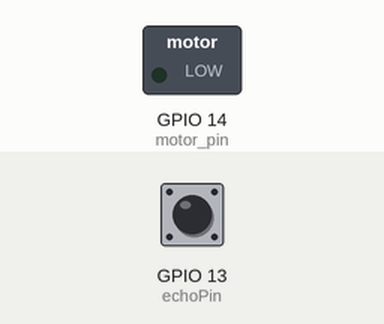
The sketch below on a simulated ESP8266 (NodeMCU). On the bench: switched loads named in the sketch (green lamp = pin HIGH). The test bench sets the inputs (shaded band); at power-on: GPIO 13 (echoPin) LOW.

Above: at 1.2 s.
1.3 s: GPIO 13 (echoPin) pulsed HIGH 2 times (0.12 s each, 0.3 s apart)
At 9.9 s:
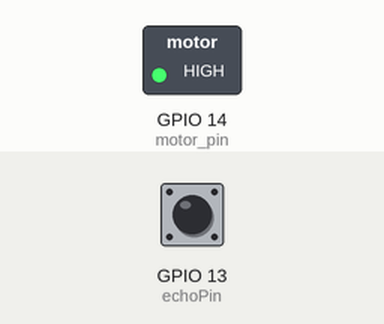
Timing chart, 0 to 20.2 s (numbered marks = the images above; inputs shaded):
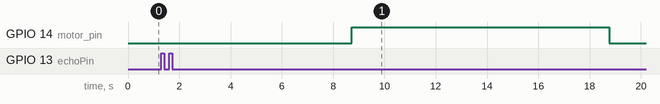

Measured:
- after the input at 1.3 s, GPIO 14 (motor_pin): LOW → HIGH after 7.4 s, → LOW 10.1 s later

The sketch:

esp.ino
```cpp
#include <ESP8266WiFi.h>
#include <ESP8266WebServer.h>

// define pin for ultrasonic sensor
#define motor_pin 14 //D5
#define trigPin  12 //D6
#define echoPin  13 //D7


// decleration variable for PID contorol
int Ki = 0.7;
int Kd = 5;
int Kp = 20;
float Setpoint = 20;
float Height_1;
float Error ;
float I_Error ;
float D_Error ;
float Last_error ;
unsigned long Time ;
unsigned long Last_time = 0;
unsigned long Delta_time;
unsigned output;

const char* ssid = "PID_Contoroler" ;  // Enter SSID here
const char* password = "123456789" ;  //Enter Password here


/* Put IP Address details */
IPAddress local_ip(192,168,4,1);
IPAddress gateway(192,168,4,1);
IPAddress subnet(255,255,255,0);

ESP8266WebServer server(80);

void setup() {
//  Serial.begin(115200);
//  Serial.print("Setting soft-AP ... ");
  WiFi.mode(WIFI_AP);
  WiFi.softAPConfig(local_ip, gateway, subnet);
  WiFi.softAP(ssid, password);

  server.on("/", handle_OnConnect);
  server.begin();
//  Serial.println("HTTP server started");
}
void loop() {
   Height_1 = Height(trigPin,echoPin);
   Error = Setpoint - Height_1;
   output = PID(Error);
   analogWrite(motor_pin,output);
   delay(50);
   server.handleClient();

}
```

Pid_function.ino
```cpp
unsigned PID(float error){
  Time = millis();
  Delta_time = Time - Last_time;
  I_Error += error * Delta_time;
  D_Error = (error - Last_error) / Delta_time;

  Last_error = error;
  Last_time = Time;
  int output = Kp * error + Ki*I_Error + Kd * D_Error;
  output = constrain(output,0,1023);
  return output;
}

float Height(int Trig,int Echo){
  float H = 0 ;
  for(int i = 0; i<10 ; i++){
    H += Distance(Trig,Echo);
  }
  return (30.28 - (H/10));
}

float Distance(int trig,int echo){
  digitalWrite(trig, LOW);
  delayMicroseconds(3);
  digitalWrite(trig, HIGH);
  delayMicroseconds(15);
  digitalWrite(trig, LOW);
  noInterrupts();
  float distance = pulseIn(echo, HIGH);
  interrupts();
  distance = distance / 58;
  return distance;
}
```

web_Server.ino
```cpp
void handle_OnConnect() {
  server.send(200, "text/html", SendHTML(Height_1));
}

String SendHTML(float Height_1){
  String variable = "";
  variable.concat(Height_1);
  String ptr = "<!DOCTYPE html> <html>\n";
  ptr +="<head><meta name=\"viewport\" content=\"width=device-width, initial-scale=1.0, user-scalable=no\">\n";
  ptr +="<title>LED Control</title>\n";
  ptr +="<style>html { font-family: Helvetica; display: inline-block; margin: 0px auto; text-align: center;}\n";
  ptr +="body{margin-top: 50px;} h1 {color: #444444;margin: 50px auto 30px;} h3 {color: #444444;margin-bottom: 50px;}\n";
  ptr +=".button {display: block;width: 80px;background-color: #1abc9c;border: none;color: white;padding: 13px 30px;text-decoration: none;font-size: 25px;margin: 0px auto 35px;cursor: pointer;border-radius: 4px;}\n";
  ptr +=".button-on {background-color: #1abc9c;}\n";
  ptr +=".button-on:active {background-color: #16a085;}\n";
  ptr +=".button-off {background-color: #34495e;}\n";
  ptr +=".button-off:active {background-color: #2c3e50;}\n";
  ptr +="p {font-size: 14px;color: #888;margin-bottom: 10px;}\n";
  ptr +="</style>\n";
  ptr +="</head>\n";
  ptr +="<body>\n";
  ptr +="<h1> PID contoroler Web Server</h1>\n";
  ptr +="<h3>Using Access Point(AP) Mode Esp8266</h3>\n";
  ptr +="<h3>";
  ptr += variable;
  ptr += "</h3>\n";
  ptr +="</body>\n";
  ptr +="</html>\n";
  return ptr;
}
```
